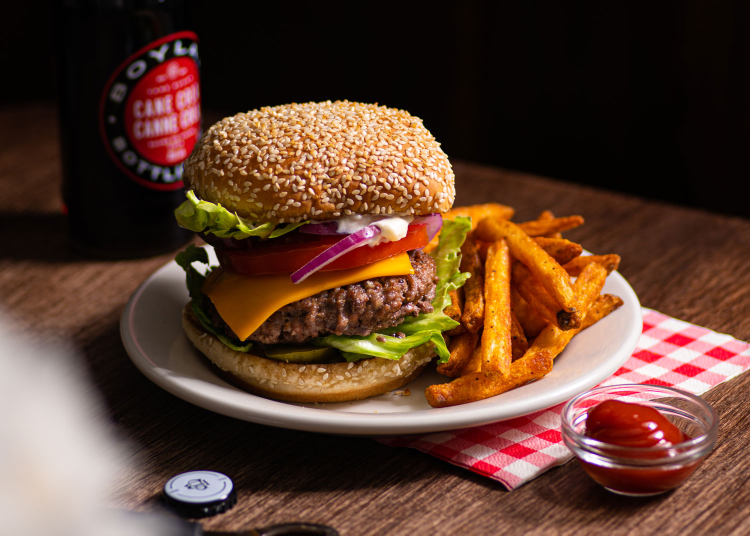
#> input picture Qsine/backend-api/Untitled.jpg, 1500 x 1071 px (shown at 1/2 size)
$ python resize.py
#> lines starting #> are read from the running program, lines starting #| are printed output that depends on the picture
from PIL import Image

def resize_image(input_path, output_path, new_size):
#> called with input_path = 'Untitled.jpg', output_path = 'Untitled2.jpg', new_size = 672
    with Image.open(input_path) as img:
#> img is the input picture: PIL image 1500x1071 RGB; mean R, G, B 92.6, 61.9, 45.8
        resized_img = img.resize((new_size, new_size))
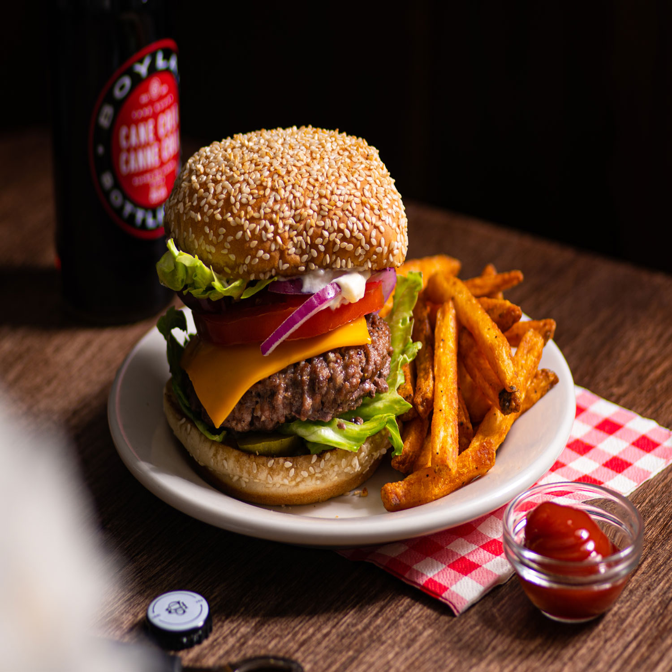
#> resized_img: PIL image 672x672 RGB; mean R, G, B 92.6, 61.9, 45.9
        resized_img.save(output_path)

if __name__ == "__main__":
    input_path = 'Untitled.jpg'
    output_path = 'Untitled2.jpg'
    new_size = 672  # specify the new width

    resize_image(input_path, output_path, new_size)

$ run again, with Qsine/backend-api/test.jpg copied over Qsine/backend-api/Untitled.jpg
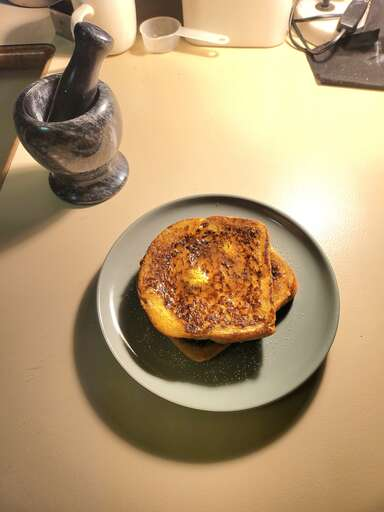
#> input picture Qsine/backend-api/test.jpg, 384 x 512 px
#> in resize_image, img is the input picture: PIL image 384x512 RGB; mean R, G, B 177.4, 150.9, 112.8
#> in resize_image, `resized_img = img.resize((new_size, new_size))`:
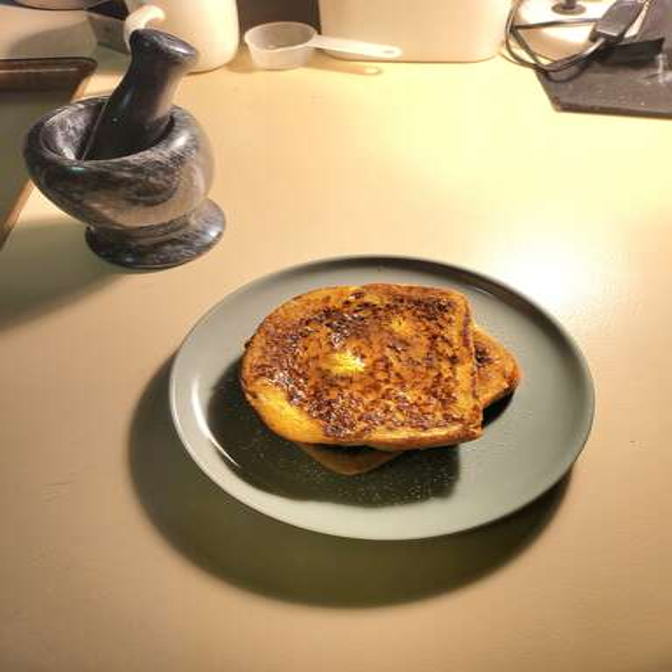
#> resized_img: PIL image 672x672 RGB; mean R, G, B 177.4, 150.9, 112.8

$ run again, with Qsine/backend-api/menu.webp saved as Qsine/backend-api/Untitled.jpg
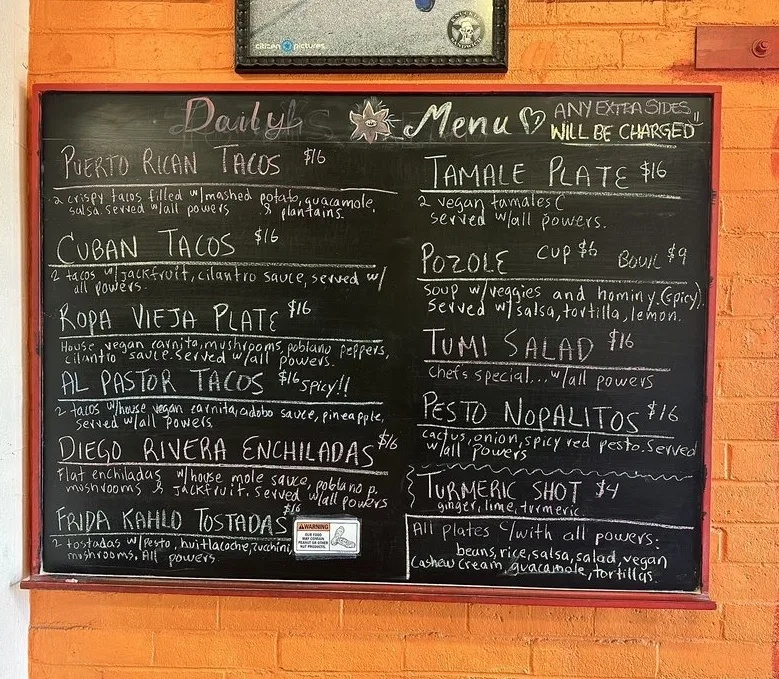
#> input picture Qsine/backend-api/menu.webp, 779 x 679 px
#> in resize_image, img is the input picture: PIL image 779x679 RGB; mean R, G, B 118.7, 88.1, 63.2
#> in resize_image, `resized_img = img.resize((new_size, new_size))`:
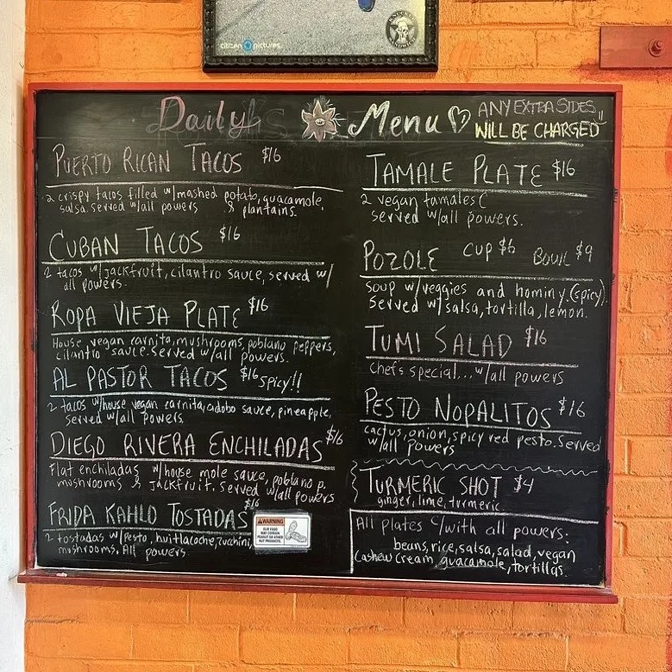
#> resized_img: PIL image 672x672 RGB; mean R, G, B 118.7, 88.1, 63.2
